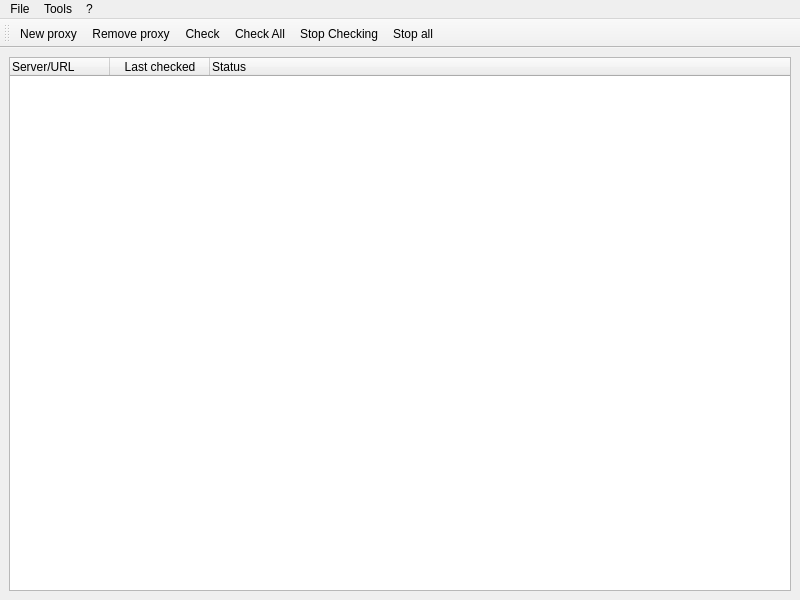
<?xml version="1.0" encoding="UTF-8"?>
<ui version="4.0">
 <class>MainWindow</class>
 <widget class="QMainWindow" name="MainWindow">
  <property name="geometry">
   <rect>
    <x>0</x>
    <y>0</y>
    <width>800</width>
    <height>600</height>
   </rect>
  </property>
  <property name="windowTitle">
   <string>Master Gekus Proxy Test</string>
  </property>
  <widget class="QWidget" name="centralwidget">
   <layout class="QVBoxLayout" name="verticalLayout">
    <item>
     <widget class="QTreeWidget" name="treeServers">
      <property name="editTriggers">
       <set>QAbstractItemView::NoEditTriggers</set>
      </property>
      <property name="showDropIndicator" stdset="0">
       <bool>false</bool>
      </property>
      <property name="alternatingRowColors">
       <bool>true</bool>
      </property>
      <property name="rootIsDecorated">
       <bool>false</bool>
      </property>
      <property name="uniformRowHeights">
       <bool>true</bool>
      </property>
      <property name="allColumnsShowFocus">
       <bool>true</bool>
      </property>
      <property name="expandsOnDoubleClick">
       <bool>false</bool>
      </property>
      <column>
       <property name="text">
        <string>Server/URL</string>
       </property>
      </column>
      <column>
       <property name="text">
        <string>Last checked</string>
       </property>
       <property name="textAlignment">
        <set>AlignCenter</set>
       </property>
      </column>
      <column>
       <property name="text">
        <string>Status</string>
       </property>
      </column>
     </widget>
    </item>
   </layout>
  </widget>
  <widget class="QMenuBar" name="menubar">
   <property name="geometry">
    <rect>
     <x>0</x>
     <y>0</y>
     <width>800</width>
     <height>20</height>
    </rect>
   </property>
   <widget class="QMenu" name="menuFile">
    <property name="title">
     <string>File</string>
    </property>
    <addaction name="actionOpen"/>
    <addaction name="actionSave"/>
    <addaction name="actionSaveAs"/>
    <addaction name="separator"/>
    <addaction name="actionQuit"/>
   </widget>
   <widget class="QMenu" name="menuTools">
    <property name="title">
     <string>Tools</string>
    </property>
    <addaction name="actionOptions"/>
   </widget>
   <widget class="QMenu" name="menuHelp">
    <property name="title">
     <string>?</string>
    </property>
    <addaction name="actionAbout"/>
   </widget>
   <addaction name="menuFile"/>
   <addaction name="menuTools"/>
   <addaction name="menuHelp"/>
  </widget>
  <widget class="QToolBar" name="toolBar">
   <property name="windowTitle">
    <string>toolBar</string>
   </property>
   <attribute name="toolBarArea">
    <enum>TopToolBarArea</enum>
   </attribute>
   <attribute name="toolBarBreak">
    <bool>false</bool>
   </attribute>
   <addaction name="actionNewProxy"/>
   <addaction name="actionRemoveProxy"/>
   <addaction name="actionCheckOne"/>
   <addaction name="actionCheckAll"/>
   <addaction name="actionStopChecking"/>
   <addaction name="actionStopAll"/>
  </widget>
  <action name="actionNewProxy">
   <property name="text">
    <string>New proxy...</string>
   </property>
  </action>
  <action name="actionRemoveProxy">
   <property name="text">
    <string>Remove proxy...</string>
   </property>
  </action>
  <action name="actionCheckOne">
   <property name="text">
    <string>Check</string>
   </property>
  </action>
  <action name="actionCheckAll">
   <property name="text">
    <string>Check All</string>
   </property>
  </action>
  <action name="actionStopChecking">
   <property name="text">
    <string>Stop Checking</string>
   </property>
  </action>
  <action name="actionStopAll">
   <property name="text">
    <string>Stop all</string>
   </property>
  </action>
  <action name="actionOpen">
   <property name="text">
    <string>Open...</string>
   </property>
  </action>
  <action name="actionSave">
   <property name="text">
    <string>Save</string>
   </property>
  </action>
  <action name="actionSaveAs">
   <property name="text">
    <string>Save as...</string>
   </property>
  </action>
  <action name="actionQuit">
   <property name="text">
    <string>Quit</string>
   </property>
  </action>
  <action name="actionOptions">
   <property name="text">
    <string>Options...</string>
   </property>
  </action>
  <action name="actionAbout">
   <property name="text">
    <string>About...</string>
   </property>
  </action>
 </widget>
 <resources/>
 <connections/>
</ui>
